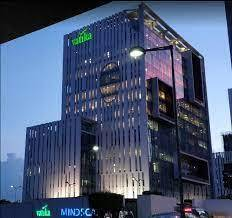
#> input picture openCV_practice/fbd.jpg, 232 x 218 px
$ python basic.py
#> lines starting #> are read from the running program, lines starting #| are printed output that depends on the picture; after the words box and inside, x2 and y2 are one past the last pixel; in counts of white or black regions, pixels touching at a corner belong together
import cv2 as cv

img = cv.imread('fbd.jpg')
#> img is the input picture: shape (218, 232, 3); mean B, G, R 117.9, 89.5, 75.7

cv.imshow('image',img)

cv.waitKey(0)

 #converting image to grayscale
# gray = cv.cvtColor(img,cv.COLOR_BGR2GRAY)

# cv.imshow('gray',gray)
# cv.waitKey(0)

#blurring an image
blur = cv.GaussianBlur(img,(3,3),cv.BORDER_DEFAULT)
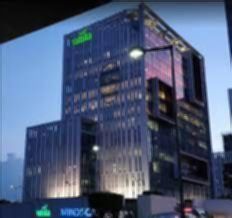
#> blur: shape (218, 232, 3); mean B, G, R 118.1, 89.6, 75.8
cv.imshow('blur',blur)
cv.waitKey(0)

# Edge Cascade
canny = cv.Canny(blur,100,200)
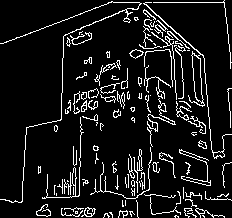
#> canny: shape (218, 232); 9.6% white in thin lines or dots
cv.imshow('canny',canny)
cv.waitKey(0)

#dilating the image

dilated = cv.dilate(canny,(3,3),iterations=3)
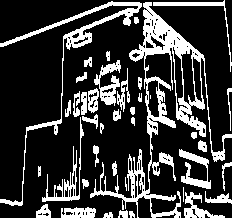
#> dilated: shape (218, 232); 22% white; 40 white regions (3 under 20 px), largest, box (x1, y1, x2, y2) and area: (90, 2, 232, 218) 4754, (0, 1, 142, 206) 1678, (42, 117, 84, 202) 566
cv.imshow('dilated',dilated)

cv.waitKey(0)

#eroding the image
eroded = cv.erode(dilated,(3,3),iterations=3)
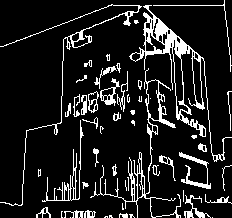
#> eroded: shape (218, 232); 12.2% white in thin lines or dots
cv.imshow('eroded',eroded)

cv.waitKey(0)

#resizing the image
resized = cv.resize(img,(500,500), interpolation=cv.INTER_CUBIC)
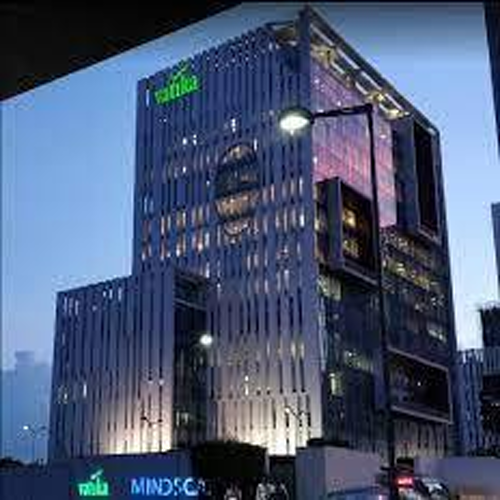
#> resized: shape (500, 500, 3); mean B, G, R 117.9, 89.5, 75.7
cv.imshow('resized',resized)
cv.waitKey(0)

#cropping the image
cropped = resized[50:200,200:400]
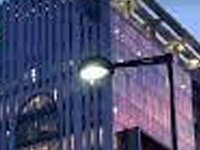
#> cropped: shape (150, 200, 3); mean B, G, R 114.2, 81.5, 79.2
cv.imshow('cropped',cropped)
cv.waitKey(0)
cv.destroyAllWindows

$ run again, with openCV_practice/boys.jpg copied over openCV_practice/fbd.jpg
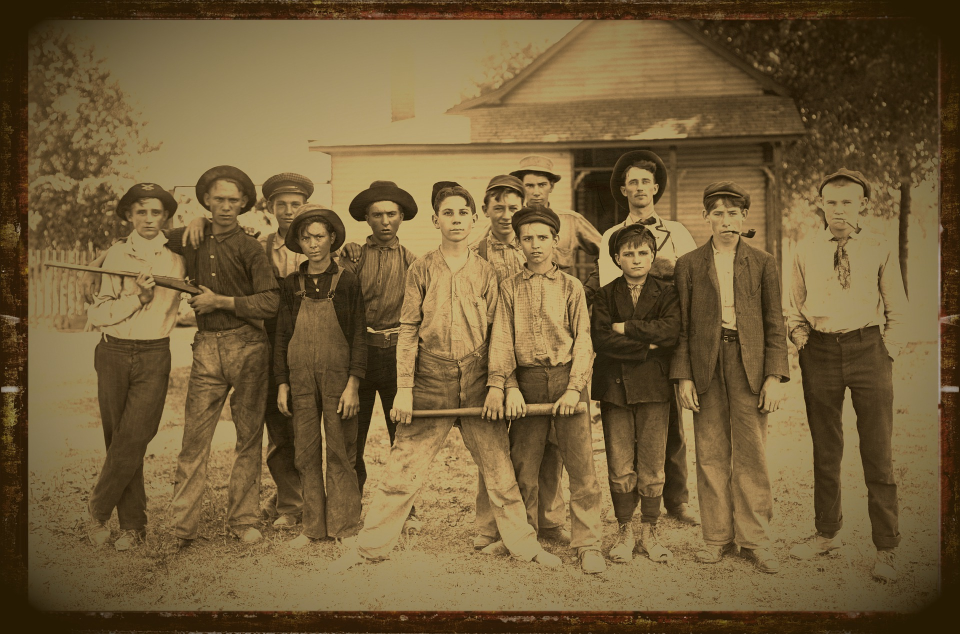
#> input picture openCV_practice/boys.jpg, 1920 x 1268 px (shown at 1/2 size)
#> img is the input picture: shape (1268, 1920, 3); mean B, G, R 58.2, 94.9, 116.1
#> `canny = cv.Canny(blur,100,200)`:
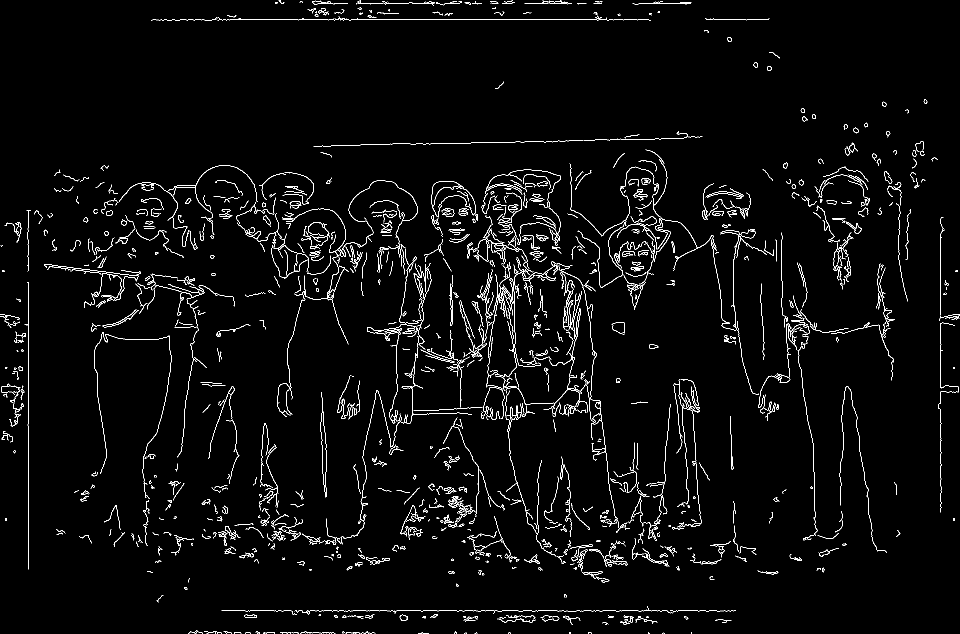
#> canny: shape (1268, 1920) (shown at 1/2 size); 2.8% white in thin lines or dots
#> dilated: shape (1268, 1920); 7% white; 571 white regions (13 under 20 px), largest, box (x1, y1, x2, y2) and area: (941, 339, 1260, 1116) 19935, (1139, 299, 1548, 792) 9133, (604, 489, 965, 1093) 7926
#> eroded: shape (1268, 1920); 3.4% white in thin lines or dots
#> `cropped = resized[50:200,200:400]`:
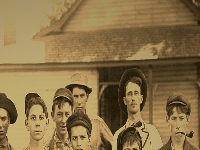
#> cropped: shape (150, 200, 3); mean B, G, R 71.8, 114.2, 138.5

$ run again, with openCV_practice/cat.JPG copied over openCV_practice/fbd.jpg
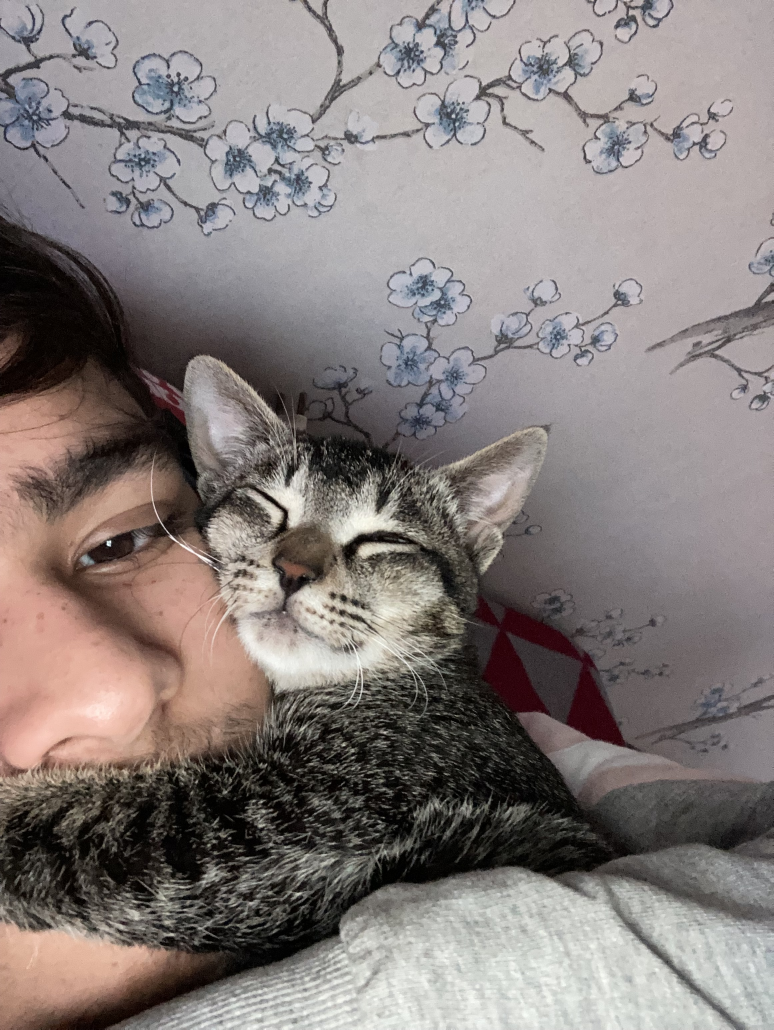
#> input picture openCV_practice/cat.JPG, 2320 x 3088 px (shown at 1/3 size)
#> img is the input picture: shape (3088, 2320, 3); mean B, G, R 123.1, 125.1, 133.3
#> `canny = cv.Canny(blur,100,200)`:
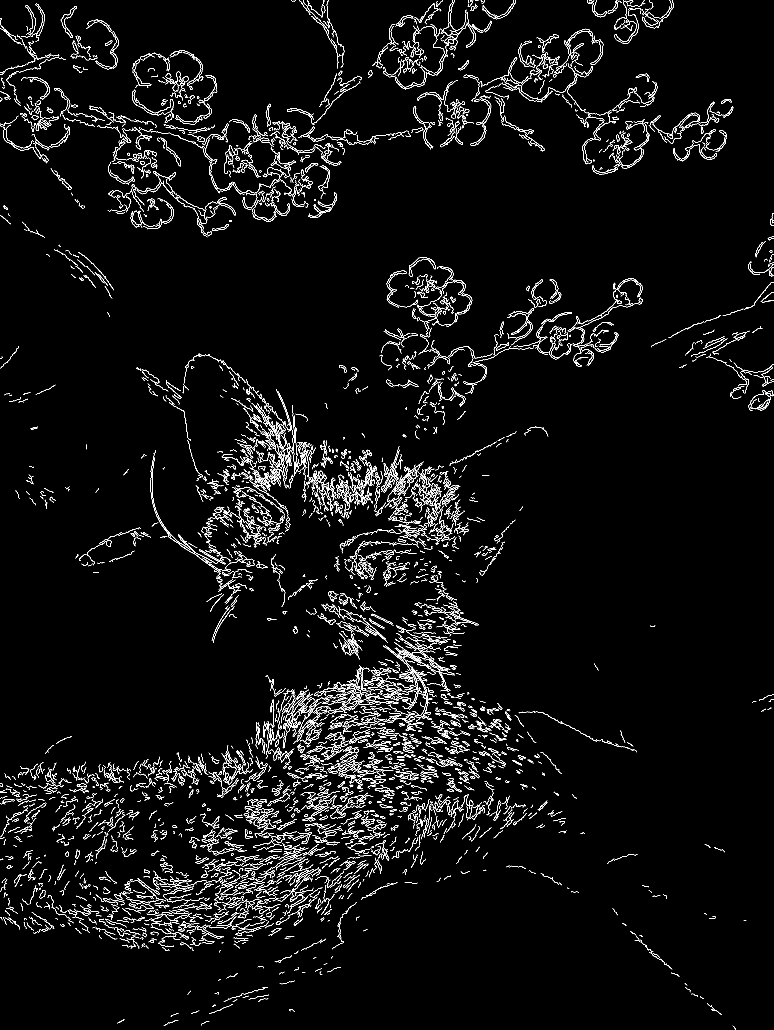
#> canny: shape (3088, 2320) (shown at 1/3 size); 2.8% white in thin lines or dots
#> dilated: shape (3088, 2320); 7.7% white; 1688 white regions (8 under 20 px), largest, box (x1, y1, x2, y2) and area: (832, 1896, 1365, 2247) 37670, (450, 1351, 800, 1816) 11969, (722, 1209, 878, 1588) 11033
#> eroded: shape (3088, 2320); 3.5% white in thin lines or dots
#> `cropped = resized[50:200,200:400]`:
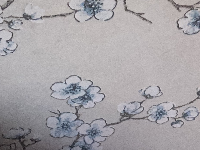
#> cropped: shape (150, 200, 3); mean B, G, R 167, 163.1, 166.2

$ run again, with openCV_practice/church.jpg copied over openCV_practice/fbd.jpg
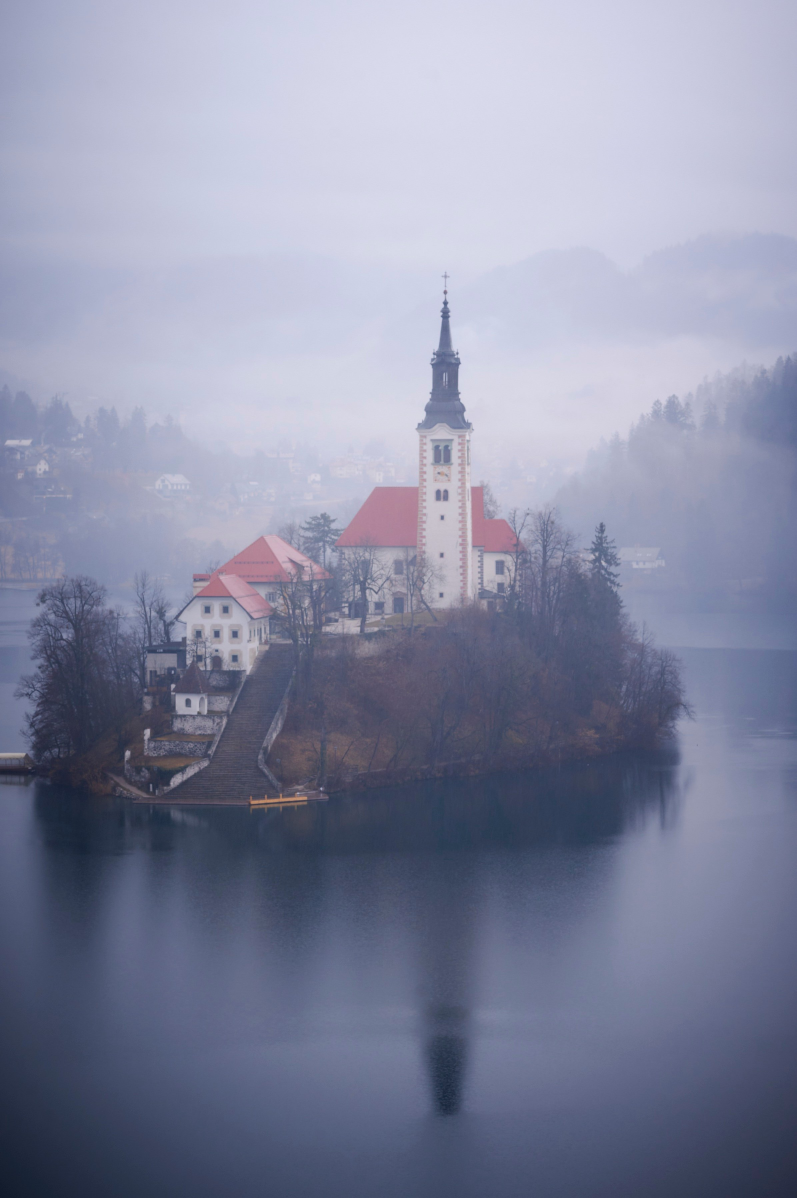
#> input picture openCV_practice/church.jpg, 2390 x 3593 px (shown at 1/3 size)
#> img is the input picture: shape (3593, 2390, 3); mean B, G, R 162.9, 139.1, 135
#> `canny = cv.Canny(blur,100,200)`:
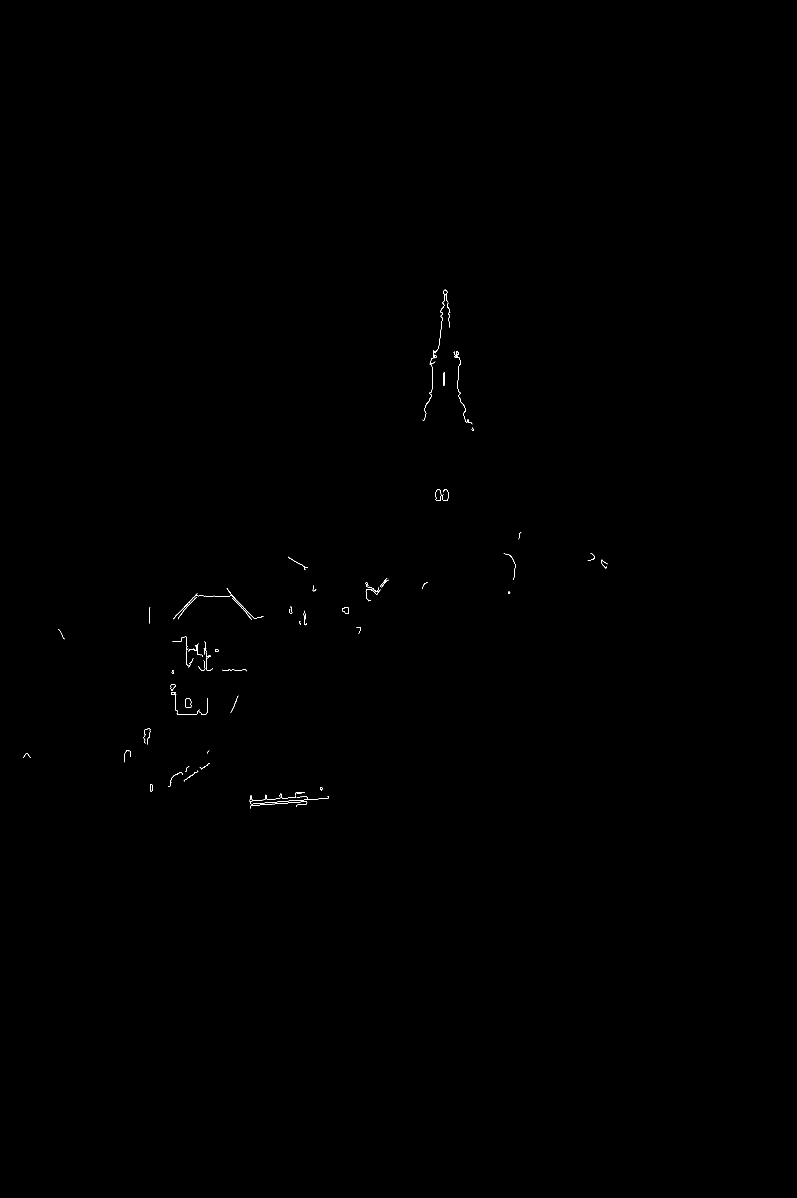
#> canny: shape (3593, 2390) (shown at 1/3 size); 0.07% white in thin lines or dots, all inside (x1, y1, x2, y2) = (69, 868, 1823, 2426)
#> dilated: shape (3593, 2390); 0.16% white; 52 white regions, largest, box (x1, y1, x2, y2) and area: (748, 2376, 986, 2429) 2787, (519, 1765, 791, 1862) 1613, (512, 2052, 623, 2148) 805
#> eroded: shape (3593, 2390); 0.07% white in thin lines or dots, all inside (x1, y1, x2, y2) = (69, 871, 1823, 2429)
#> `cropped = resized[50:200,200:400]`:
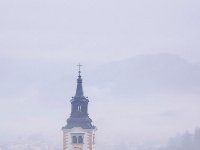
#> cropped: shape (150, 200, 3); mean B, G, R 225, 206.8, 205.5
